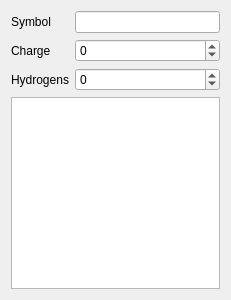
<?xml version="1.0" encoding="UTF-8"?>
<ui version="4.0">
 <class>AtomPopup</class>
 <widget class="QWidget" name="AtomPopup">
  <property name="geometry">
   <rect>
    <x>0</x>
    <y>0</y>
    <width>231</width>
    <height>300</height>
   </rect>
  </property>
  <property name="windowTitle">
   <string>Form</string>
  </property>
  <layout class="QFormLayout" name="formLayout">
   <item row="0" column="0">
    <widget class="QLabel" name="elementLabel">
     <property name="text">
      <string>Symbol</string>
     </property>
     <property name="buddy">
      <cstring>element</cstring>
     </property>
    </widget>
   </item>
   <item row="0" column="1">
    <widget class="QLineEdit" name="element"/>
   </item>
   <item row="1" column="0">
    <widget class="QLabel" name="chargeLabel">
     <property name="text">
      <string>Charge</string>
     </property>
    </widget>
   </item>
   <item row="1" column="1">
    <widget class="QSpinBox" name="charge">
     <property name="minimum">
      <number>-20</number>
     </property>
     <property name="maximum">
      <number>20</number>
     </property>
    </widget>
   </item>
   <item row="2" column="0">
    <widget class="QLabel" name="hydrogenLabel">
     <property name="text">
      <string>Hydrogens</string>
     </property>
    </widget>
   </item>
   <item row="2" column="1">
    <widget class="QSpinBox" name="hydrogens">
     <property name="minimum">
      <number>-20</number>
     </property>
     <property name="maximum">
      <number>20</number>
     </property>
    </widget>
   </item>
   <item row="3" column="0" colspan="2">
    <widget class="Molsketch::CoordinateTableView" name="coordinates"/>
   </item>
  </layout>
 </widget>
 <customwidgets>
  <customwidget>
   <class>Molsketch::CoordinateTableView</class>
   <extends>QTableView</extends>
   <header>coordinatetableview.h</header>
  </customwidget>
 </customwidgets>
 <resources/>
 <connections/>
 <slots>
  <slot>applyPropertiesToAtom()</slot>
 </slots>
</ui>
